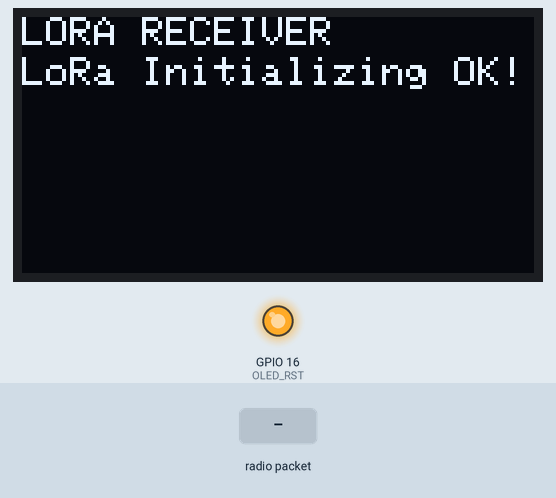
Simulated run of this sketch. Board: ESP32. Shown: 128×64 one-colour display, output pins drawn as LEDs (lit = HIGH). Inputs (shaded band) come from the test bench. WiFi joins after 1.5 s; servers stay silent unless stated; no radio packets arrive unless stated; what the sketch prints to the serial monitor is not drawn.

Above: at 3.0 s.
3.1 s: radio packet "1" arrives
At 4.5 s:
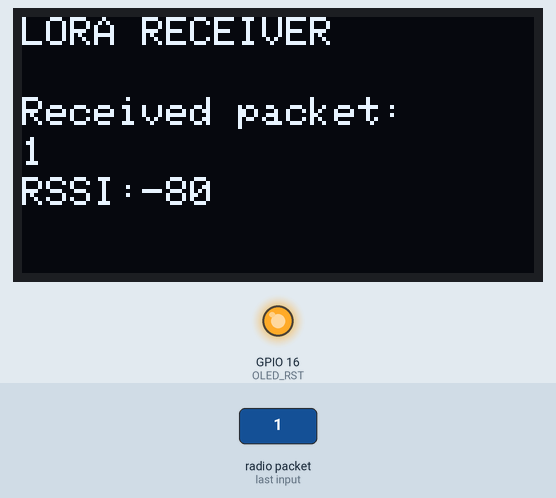
5.6 s: radio packet "0" arrives
At 7.6 s:
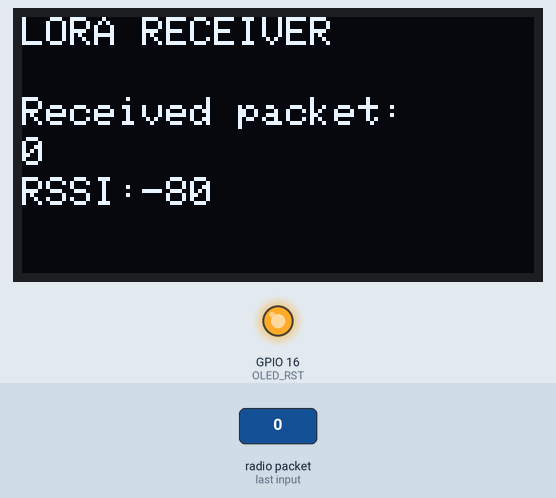
8.1 s: radio packet "2" arrives
Timing chart, 0 to 11.1 s (numbered marks = the images above; inputs shaded):
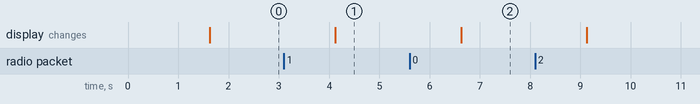

Measured:
- after the input at 3.1 s, the display: changes after 1.0 s (image 1)
- after the input at 5.6 s, the display: changes after 1.0 s (image 2)

The sketch:

receiver.ino
```cpp
/*********
  Rui Santos
  Complete project details at https://RandomNerdTutorials.com/ttgo-lora32-sx1276-arduino-ide/
*********/

// MQTT
// #include <PubSubClient.h>
#include<WiFi.h>

//Libraries for LoRa
#include <SPI.h>
#include <LoRa.h>

//Libraries for OLED Display
#include <Wire.h>
#include <Adafruit_GFX.h>
#include <Adafruit_SSD1306.h>

//define the pins used by the LoRa transceiver module
#define SCK 5
#define MISO 19
#define MOSI 27
#define SS 18
#define RST 14
#define DIO0 26

//433E6 for Asia
//866E6 for Europe
//915E6 for North America
#define BAND 866E6

//OLED pins
#define OLED_SDA 4
#define OLED_SCL 15
#define OLED_RST 16
#define SCREEN_WIDTH 128 // OLED display width, in pixels
#define SCREEN_HEIGHT 64 // OLED display height, in pixels

// Wifi & setup
const char *SSID = "LETICIA E PIETRA";
const char *PWD = "bcc12010410";

WiFiClient wifiClient;
WiFiClient client;
// PubSubClient mqttClient(wifiClient);
// char * mqttServer = "broker.hivemq.com"
// int mqttPort = 1883;
const uint16_t port = 60000;
const char * host = "192.168.0.7 ";

Adafruit_SSD1306 display(SCREEN_WIDTH, SCREEN_HEIGHT, &Wire, OLED_RST);

String LoRaData;
int wifi_connected = 0;

void setup() {
  //initialize Serial Monitor
  Serial.begin(9600);

  // Connect to wifi
  Serial.print("Connecting to wifi: ");
  WiFi.begin(SSID, PWD);
  Serial.println(SSID);
  while(WiFi.status() != WL_CONNECTED)
  {
    Serial.print(".");
    delay(500);
  }
  wifi_connected = 1;
  Serial.print("Connected with IP: ");
  Serial.println(WiFi.localIP());


  //reset OLED display via software
  pinMode(OLED_RST, OUTPUT);
  digitalWrite(OLED_RST, LOW);
  delay(20);
  digitalWrite(OLED_RST, HIGH);

  //initialize OLED
  Wire.begin(OLED_SDA, OLED_SCL);
  if(!display.begin(SSD1306_SWITCHCAPVCC, 0x3c, false, false)) { // Address 0x3C for 128x32
    Serial.println(F("SSD1306 allocation failed"));
    for(;;); // Don't proceed, loop forever
  }

  display.clearDisplay();
  display.setTextColor(WHITE);
  display.setTextSize(1);
  display.setCursor(0,0);
  display.print("LORA RECEIVER ");
  display.display();

  Serial.println("LoRa Receiver Test");

  //SPI LoRa pins
  SPI.begin(SCK, MISO, MOSI, SS);
  //setup LoRa transceiver module
  LoRa.setPins(SS, RST, DIO0);

  if (!LoRa.begin(BAND)) {
    Serial.println("Starting LoRa failed!");
    while (1);
  }
  Serial.println("LoRa Initializing OK!");
  display.setCursor(0,10);
  display.println("LoRa Initializing OK!");
  display.display();


  Serial.println("Connecting to socket..");

  while (!client.connect(host, port)) {
    Serial.print("Connection to ");
    Serial.print(host);
    Serial.println(" failed. Retrying..");
    delay(1000);
  }
  // client.print("ESP 32 conectada! ");

  // Setup MQTT
  // mqttClient.setServer(mqttServer, mqttPort);
  // mqttClient.setCallback(back)
  Serial.print("Connection to ");
  Serial.print(port);
  Serial.println(" successfully established");
}

void loop() {

  // Wifi socket
  //try to parse packet
  int packetSize = LoRa.parsePacket();

  if (packetSize) {
    //received a packet
    if (wifi_connected) Serial.print("wifi connected. ");
    Serial.print("Received packet ");

    //read packet
    while (LoRa.available()) {
      LoRaData = LoRa.readString();
      Serial.print(LoRaData);
      client.print(LoRaData);
    }

    //print RSSI of packet
    int rssi = LoRa.packetRssi();
    Serial.print(" with RSSI ");
    Serial.println(rssi);

   // Dsiplay information
   display.clearDisplay();
   display.setCursor(0,0);
   display.print("LORA RECEIVER");
   display.setCursor(0,20);
   display.print("Received packet:");
   display.setCursor(0,30);
   display.print(LoRaData);
   display.setCursor(0,40);
   display.print("RSSI:");
   display.setCursor(30,40);
   display.print(rssi);
   display.display();
  }
}
```
